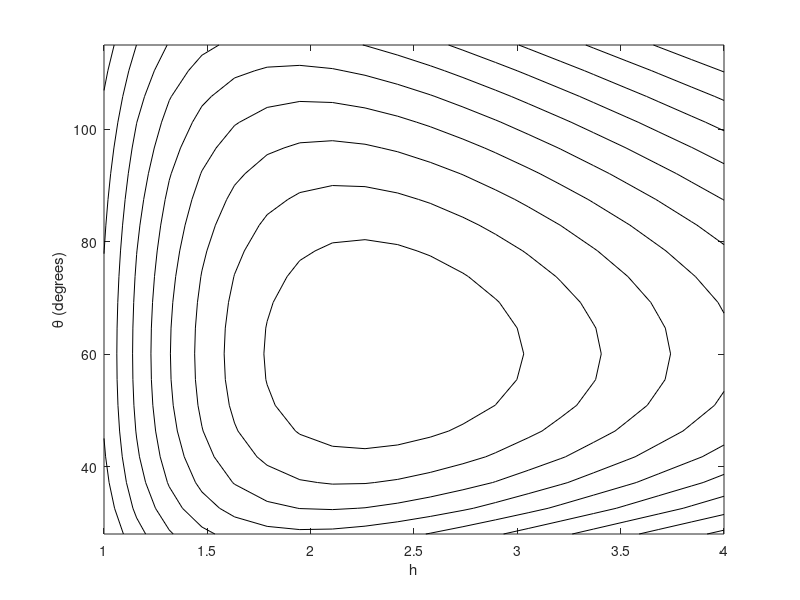
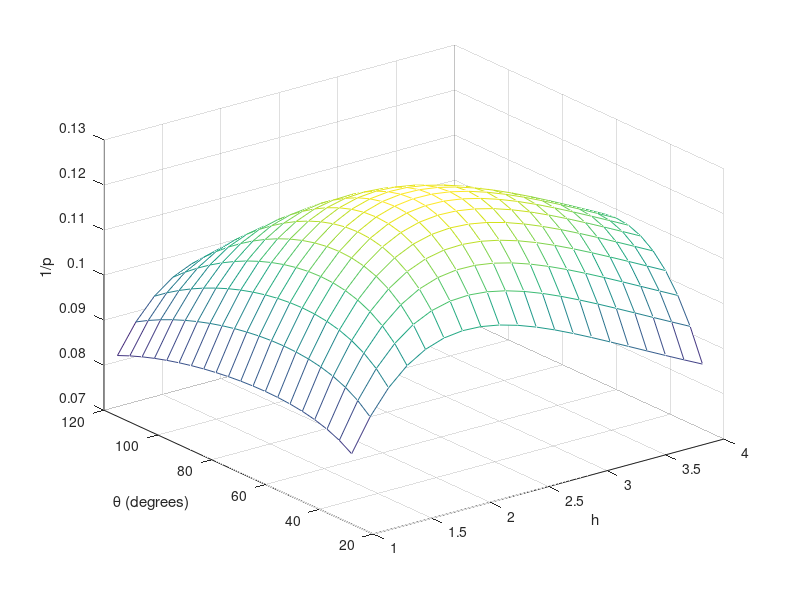

These charts were generated, in order, by the following MATLAB code: (Note: this script raises an error after producing the figures.)
clear

spacesteps = 20;
th_start = 28/180*pi;
th_end = 115/180*pi;
[th,h] = meshgrid(linspace(th_start, th_end, spacesteps), linspace(1, 4, spacesteps));
A=9.3;
f = 1./(A./h-h.*cot(th)+2*h./sin(th));
figure;
contour(h,th*180/pi,f,'k');
xlabel('h');
ylabel('\theta (degrees)');

figure;
mesh(h, th*180/pi, f);
xlabel('h');
ylabel('\theta (degrees)');
zlabel('1/p');


opt = optimset();
[xopt, fopt] = fminsearch(@func, [1,1], opt, A);

sprintf('h opt: %g', xopt(1))
sprintf('theta opt %g', fopt*pi*180)

function y = func(x_0, A)
y = 1./(A./x_0(1)-x_0(1).*cot(x_0(2))+2*x_0(1)/sin(x_0(2)));
end